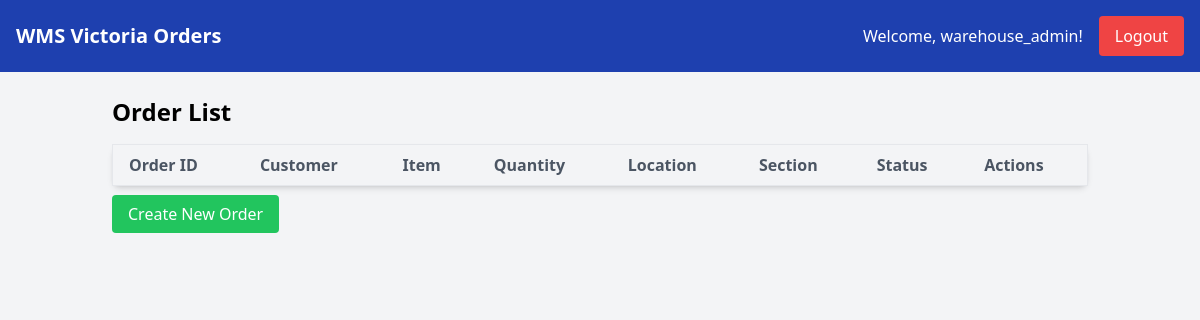
Page /inventory/order_list/ (signed in) on the earlier database version.
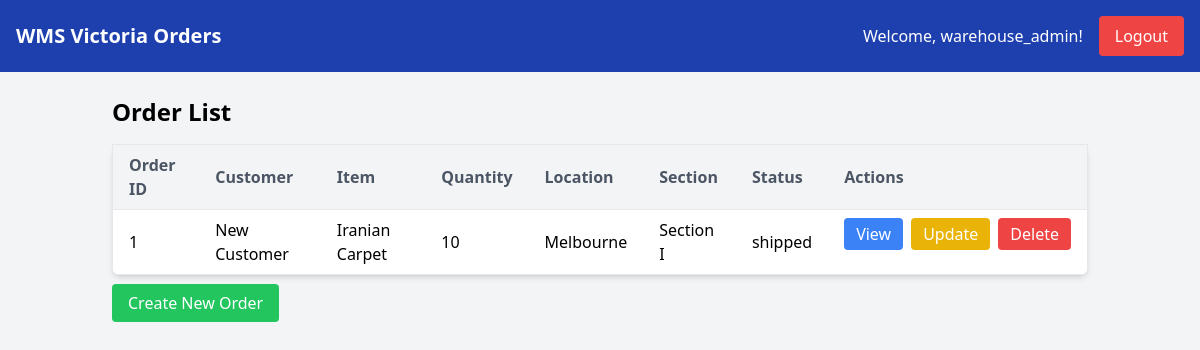
Same page on the later database version.
### inventory/models.py (models this page shows, shortened)
class Order(models.Model):
    LOCATION_CHOICES = [
        ('Melbourne', 'Melbourne'),
        ('Kilmore', 'Kilmore'),
        ('Stawell', 'Stawell'),
        ('Shepparton', 'Shepparton'),
        ('Hamilton', 'Hamilton'),
    ]
    SECTION_CHOICES = [
        ('Section I', 'Section I'),
        ('Section II', 'Section II'),
        ('Section III', 'Section III'),
        ('Section IV', 'Section IV'),
        ('Section V', 'Section V'),
    ]
    default_item_id = 1  # Replace with a valid Item ID
    customer = models.ForeignKey(Customer, on_delete=models.CASCADE)
    item = models.ForeignKey(Item, default=default_item_id, on_delete=models.CASCADE)
    quantity = models.PositiveIntegerField(default=0)
    date = models.DateField(default=now)  # Automatically set to today's date
    status = models.CharField(max_length=50, choices=[('pending', 'Pending'), ('shipped', 'Shipped')])
    location = models.CharField(max_length=50, choices=LOCATION_CHOICES, default="Select Location")
    section = models.CharField(max_length=50, choices=SECTION_CHOICES, default="Select Section")

class Customer(models.Model):
    name = models.CharField(max_length=255)
    email = models.EmailField()
    telephone = models.CharField(max_length=20)
    address = models.TextField(default='no adress added')
    website = models.URLField(default='https://www.example.com')

class Item(models.Model):
    name = models.CharField(max_length=100)
    sku = models.CharField(max_length=100, unique=True)
    description = models.TextField(default="No description provided")

### inventory/views.py (the view)
# urls.py: path('order_list/', views.order_list, name='order_list'),
@login_required
def order_list(request):
    orders = Order.objects.all()
    is_warehouse_manager = request.user.groups.filter(name='warehouse_managers').exists()
    is_warehouse_staff = request.user.groups.filter(name='warehouse_staff').exists()
    context = {
        'orders': orders,
        'is_warehouse_manager': is_warehouse_manager,
        'is_warehouse_staff': is_warehouse_staff,
    }
    return render(request, 'inventory/order_list.html', context)

### templates/inventory/order_list.html (shortened to what this page needs)
<!DOCTYPE html>
<html lang="en">
<head>
    {% load static tailwind_tags %}
    <link href="https://cdn.jsdelivr.net/npm/tailwindcss@2.2.19/dist/tailwind.min.css" rel="stylesheet">
    {% tailwind_css %}
</head>
<body class="bg-gray-100 font-sans">
    <div id="header" class="bg-blue-800 text-white p-4 flex items-center justify-between">
        <div class="flex items-center space-x-4">
            <h1 class="text-xl font-semibold">WMS Victoria Orders</h1>
        </div>
        <div class="flex items-center space-x-4">
            <span>Welcome, {{ user.username }}!</span>
            <a href="{% url 'logout' %}" class="bg-red-500 hover:bg-red-600 text-white py-2 px-4 rounded">Logout</a>
        </div>
    </div>
    <div class="container mx-auto p-6">
        <h2 class="text-2xl font-semibold mb-4">Order List</h2>
        <table class="min-w-full bg-white border border-gray-200 rounded-lg shadow-md">
            <thead>
                <tr class="bg-gray-100 border-b">
                    <th class="py-2 px-4 text-left text-gray-600">Order ID</th>
                    <th class="py-2 px-4 text-left text-gray-600">Customer</th>
                    <th class="py-2 px-4 text-left text-gray-600">Item</th>
                    <th class="py-2 px-4 text-left text-gray-600">Quantity</th>
                    <th class="py-2 px-4 text-left text-gray-600">Location</th>
                    <th class="py-2 px-4 text-left text-gray-600">Section</th>
                    <th class="py-2 px-4 text-left text-gray-600">Status</th>
                    <th class="py-2 px-4 text-left text-gray-600">Actions</th>
                </tr>
            </thead>
            <tbody>
                {% for order in orders %}
                <tr class="border-b">
                    <td class="py-2 px-4">{{ order.id }}</td>
                    <td class="py-2 px-4">{{ order.customer.name }}</td>
                    <td class="py-2 px-4">{{ order.item.name }}</td>
                    <td class="py-2 px-4">{{ order.quantity }}</td>
                    <td class="py-2 px-4">{{ order.location }}</td>
                    <td class="py-2 px-4">{{ order.section }}</td>
                    <td class="py-2 px-4">{{ order.status }}</td>
                    <td class="py-2 px-4 flex space-x-2">
                        <a href="{% url 'order_detail' order.pk %}" class="bg-blue-500 hover:bg-blue-600 text-white py-1 px-3 rounded">View</a>
                        <a href="{% url 'update_order' order.pk %}" class="bg-yellow-500 hover:bg-yellow-600 text-white py-1 px-3 rounded">Update</a>
                        <a href="{% url 'delete_order' order.pk %}" class="bg-red-500 hover:bg-red-600 text-white py-1 px-3 rounded">Delete</a>
                    </td>
                </tr>
                {% endfor %}
            </tbody>
        </table>
        <div class="mt-4">
            <a href="{% url 'create_order' %}" class="bg-green-500 hover:bg-green-600 text-white py-2 px-4 rounded">Create New Order</a>
        </div>
    </div>
</body>
</html>

Differences in the rows shown:
added Order: id "1", customer.name "New Customer", item.name "Iranian Carpet", quantity "10", location "Melbourne", section "Section I", status "shipped"
